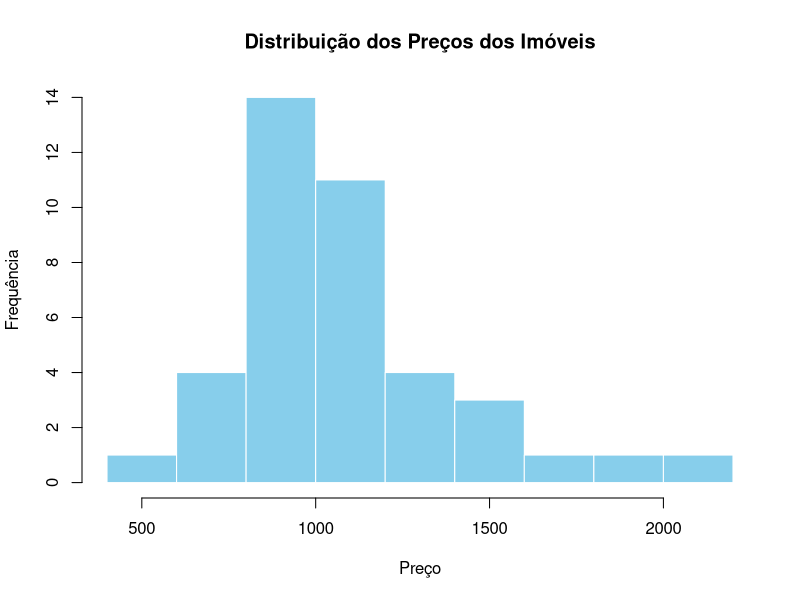
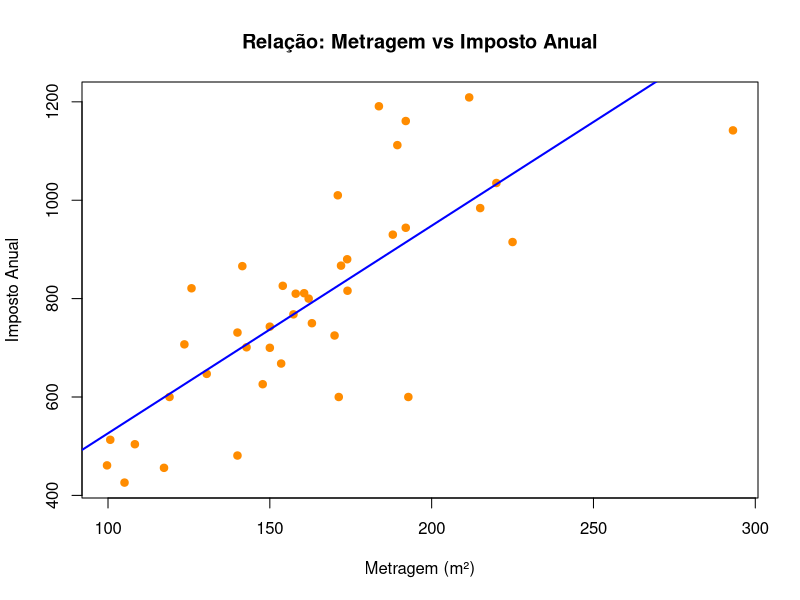

Reproduce these figures in R, in order.
# --- Analise Estatistica de Imoveis ---
# Leitura dos dados
dados <- read.csv("imoveis - imoveis.csv")

# 1. Analise Descritiva
# Gera estatisticas como media, mediana e quartis para as 5 variaveis
summary(dados)

print("Estrutura dos Dados:")
str(dados)

# 3. Visualização de Dados

# Histograma do Preço do Imóvel
hist(dados$preco, 
     main = "Distribuição dos Preços dos Imóveis",
     xlab = "Preço", 
     ylab = "Frequência", 
     col = "skyblue", 
     border = "white")

# Gráfico de Dispersão: Imposto Anual (y) vs Metragem (x)
plot(x = dados$metragem, 
     y = dados$imposto_anual,
     main = "Relação: Metragem vs Imposto Anual",
     xlab = "Metragem (m²)", 
     ylab = "Imposto Anual",
     pch = 19, 
     col = "darkorange")

# Adiciona uma linha de tendência para melhor visualização
abline(lm(imposto_anual ~ metragem, data = dados), col = "blue", lwd = 2)
